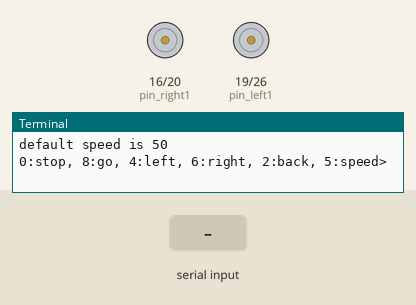
Simulated run of this program. Board: Raspberry Pi (BCM pin numbers). Parts: motor-driver pin pairs drawn as motors (green arrow = first pin HIGH = forward, orange = second pin HIGH = backward, longer = more drive), the last lines printed to the terminal. The inputs (shaded band) are chosen by the test bench.

Above: at 1.2 s.
1.3 s: "2" typed at the terminal, then Enter
At 2.5 s:
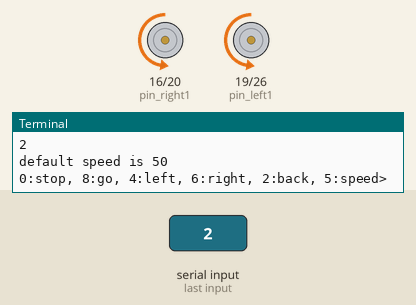
2.8 s: "0" typed at the terminal, then Enter
At 3.7 s:
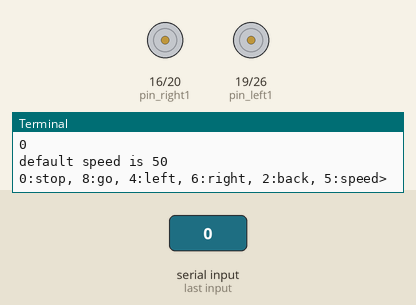
Timing chart, 0 to 5.8 s (numbered marks = the images above; inputs shaded):
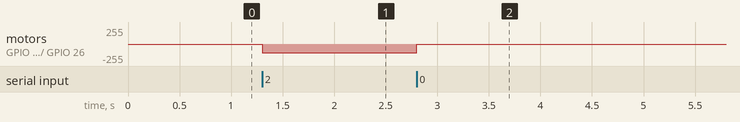

Measured:
- after the input at 1.3 s, motor on GPIO 16 (pin_right1) / GPIO 20 (pin_right2), motor on GPIO 19 (pin_left1) / GPIO 26 (pin_left2): stopped → backward 128/255 at once
- after the input at 2.8 s, motor on GPIO 16 (pin_right1) / GPIO 20 (pin_right2), motor on GPIO 19 (pin_left1) / GPIO 26 (pin_left2): backward 128/255 → stopped at once

The program:

motor_pwm.py
```python
import RPi.GPIO as GPIO

pin_left1 = 19
pin_left2 = 26
pin_right1 = 16
pin_right2 = 20

#pin_left_pwm = 6
#pin_right_pwm = 12
hz = 50
dc = 50 #duty-cycle 0~100

GPIO.setmode(GPIO.BCM)
GPIO.setup(pin_left1, GPIO.OUT)
GPIO.setup(pin_left2, GPIO.OUT)
GPIO.setup(pin_right1, GPIO.OUT)
GPIO.setup(pin_right2, GPIO.OUT)
#GPIO.setup(pin_left_pwm, GPIO.OUT)
#GPIO.setup(pin_right_pwm, GPIO.OUT)

#lpwm = GPIO.PWM(pin_left_pwm, hz)
#rpwm = GPIO.PWM(pin_right_pwm, hz)
pwm_left1 = GPIO.PWM(pin_left1, hz)
pwm_left2 = GPIO.PWM(pin_left2, hz)
pwm_right1 = GPIO.PWM(pin_right1, hz)
pwm_right2 = GPIO.PWM(pin_right2, hz)
#lpwm.start(duty_cycle)
#rpwm.start(duty_cycle)

pwm_left1.start(0)
pwm_left2.start(0)
pwm_right1.start(0)
pwm_right2.start(0)

def setDC(value):
    global dc
    dc = value

def forward():
    pwm_left1.ChangeDutyCycle(dc)
    pwm_left2.ChangeDutyCycle(0)
    pwm_right1.ChangeDutyCycle(dc)
    pwm_right2.ChangeDutyCycle(0)

def stop():
    pwm_left1.ChangeDutyCycle(0)
    pwm_left2.ChangeDutyCycle(0)
    pwm_right1.ChangeDutyCycle(0)
    pwm_right2.ChangeDutyCycle(0)

def backward():
    pwm_left1.ChangeDutyCycle(0)
    pwm_left2.ChangeDutyCycle(dc)
    pwm_right1.ChangeDutyCycle(0)
    pwm_right2.ChangeDutyCycle(dc)

def turn_left():
    pwm_left1.ChangeDutyCycle(0)
    pwm_left2.ChangeDutyCycle(0)
    pwm_right1.ChangeDutyCycle(dc + 10)
    pwm_right2.ChangeDutyCycle(0)

def turn_right():
    pwm_left1.ChangeDutyCycle(dc + 10)
    pwm_left2.ChangeDutyCycle(0)
    pwm_right1.ChangeDutyCycle(0)
    pwm_right2.ChangeDutyCycle(0)

def cleanup():
    pwm_left1.stop()
    pwm_left2.stop()
    pwm_right1.stop()
    pwm_right2.stop()
    GPIO.cleanup()


if __name__ == '__main__':
    try:
        while True:
            print 'default speed is %d'%dc
            menu = input("0:stop, 8:go, 4:left, 6:right, 2:back, 5:speed>")
            if menu == 5:
                speed = input("speed (0 ~100) :")
                setDC(speed)
            elif menu == 8:
                forward()
            elif menu == 4:
                turn_left()
            elif menu == 6:
                turn_right()
            elif menu == 2:
                backward()
            elif menu == 0:
                stop()
    finally:
        cleanup()
```
